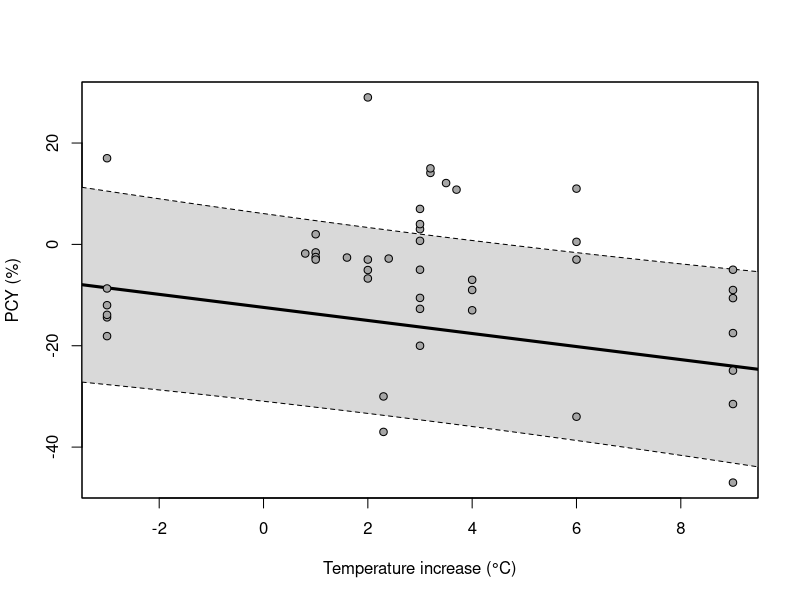
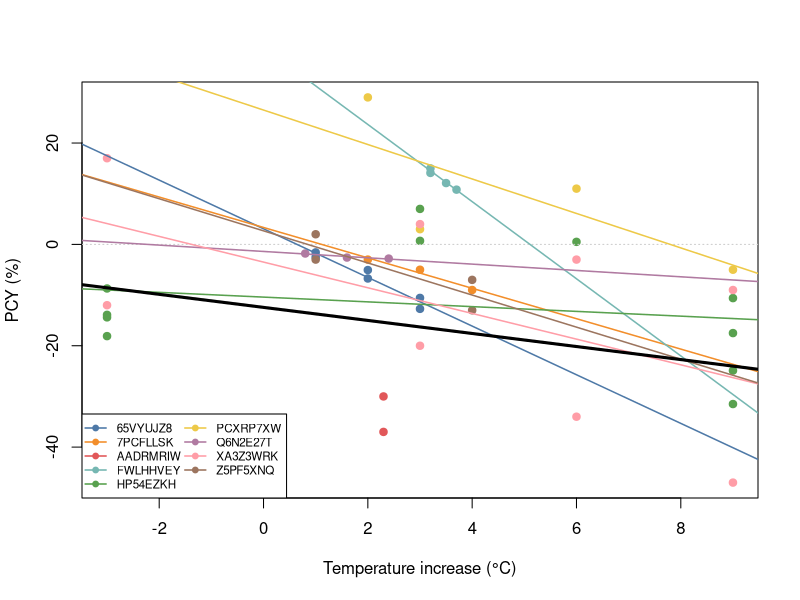

Generate these figures, in order, with R:
library(metafor)

dat <- read.csv("ma_data_clean.csv", stringsAsFactors = FALSE)

dat <- dat[dat$include == "yes", ]
dat$PCY_pct   <- as.numeric(dat$PCY_pct)
dat$delta_T_C <- as.numeric(dat$delta_T_C)
dat$study_id <- as.factor(dat$study_id)
dat <- dat[!is.na(dat$PCY_pct) & !is.na(dat$delta_T_C), ]
dat$obs <- factor(seq_len(nrow(dat)))
dat$vi  <- 0

m_base <- rma.mv(yi = PCY_pct, V = vi, mods = ~ delta_T_C,
                 random = list(~ 1 | obs, ~ 1 | crop_model),
                 data = dat, method = "REML")
summary(m_base)

m_site <- rma.mv(yi = PCY_pct, V = vi, mods = ~ delta_T_C,
                 random = list(~ 1 | obs, ~ 1 | site, ~ 1 | crop_model),
                 data = dat, method = "REML")
summary(m_site)
anova(m_base, m_site)

m_ext <- rma.mv(yi = PCY_pct, V = vi, mods = ~ delta_T_C,
                random = list(~ 1 | study_id/obs, ~ 1 | crop_model),
                data = dat, method = "REML")
summary(m_ext)
anova(m_base, m_ext)

data.frame(model  = c("obs + crop", "obs + site + crop", "study/obs + crop"),
           AIC    = c(AIC(m_base), AIC(m_site), AIC(m_ext)),
           BIC    = c(BIC(m_base), BIC(m_site), BIC(m_ext)),
           logLik = c(logLik(m_base), logLik(m_site), logLik(m_ext)),
           row.names = NULL)
confint(m_ext, sigma2 = 1)


pdf("ma_regplot.pdf", width = 7, height = 6)
regplot(m_ext, mod = "delta_T_C", psize = 1, xlab = "Temperature increase (°C)", ylab = "PCY (%)")
dev.off()

studies <- sort(unique(dat$study_id))
cols <- setNames(palette.colors(length(studies), "Tableau 10"), studies)
pdf("ma_studies.pdf", width = 8, height = 6)
plot(dat$delta_T_C, dat$PCY_pct, pch = 19, col = cols[dat$study_id],
     xlab = "Temperature increase (°C)", ylab = "PCY (%)")
abline(h = 0, col = "grey80", lty = 3)
for (s in studies) {
  ds <- dat[dat$study_id == s, ]
  if (length(unique(ds$delta_T_C)) >= 2) abline(lm(PCY_pct ~ delta_T_C, ds), col = cols[s], lwd = 1.5)
}
abline(a = coef(m_ext)[1], b = coef(m_ext)[2], col = "black", lwd = 3)
legend("bottomleft", legend = studies, col = cols, pch = 19, lwd = 1.5, cex = 0.7, ncol = 2, bg = "white")
dev.off()
